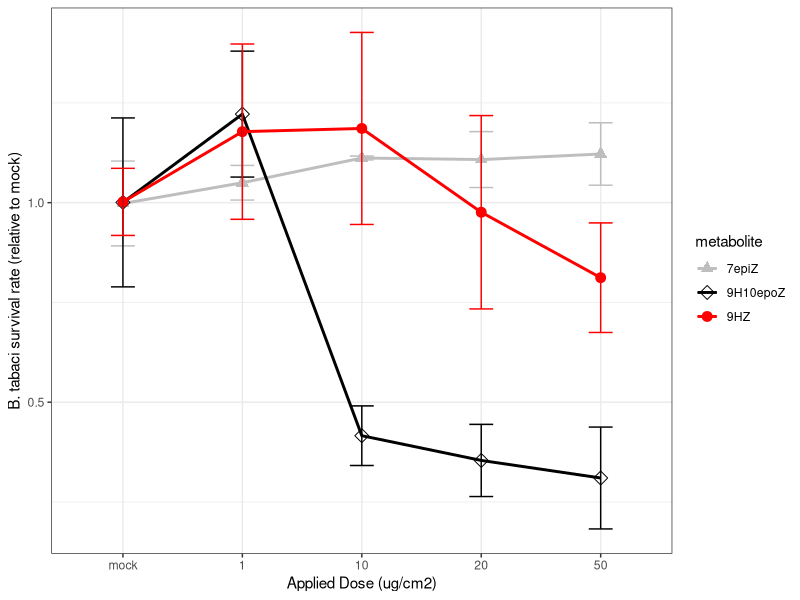

The R source for this figure:
library(tidyverse)

# Costum theme for plotting
my.theme = 
  theme(text = element_text(),
        axis.text.x = element_text(size = 8, angle = 0, colour = "black"), 
        strip.background = element_blank(),
        panel.grid.major = element_blank(),
        panel.grid.minor = element_blank(),
        panel.border = element_rect(),
        panel.background = element_rect(fill = NA, color = "black"),
        strip.text.x = element_text(size=8, colour = "black")
  )+
  theme_bw()

#############################
# Data import & subsetting  #
#############################

df = read.table(file = "Fig_6_toxicity_assay/wf_assays.txt", header = TRUE, check.names = FALSE, sep = "\t")

df.sub = df %>% select(metabolite, dose_ug_cm2, relative_survival_to_mock) #%>% filter(dose_ug_cm2 != "mock")

##########################
# Summarise data and plot#
##########################
p1 = 
df.sub %>%
  dplyr::group_by(metabolite, dose_ug_cm2) %>% summarize(mean_survival = mean(relative_survival_to_mock),
                                                         se = sd(relative_survival_to_mock)/sqrt(5)) %>%
  mutate(dose_ug_cm2 = fct_relevel(dose_ug_cm2, 
                            "mock", "1", "10", "20", "50")) %>%
  
  ggplot(., aes(x = dose_ug_cm2, y = mean_survival))+
    geom_line(aes(x = dose_ug_cm2, y = mean_survival, group = metabolite, color = metabolite), size = 1)+
    geom_point(aes(x = dose_ug_cm2, y = mean_survival, group = metabolite, color = metabolite, shape = metabolite), size = 3)+
  scale_colour_manual(values = c("7epiZ" = "grey", "9HZ" = "red", "9H10epoZ" = "black"))+
  scale_shape_manual(values = c("7epiZ" = 17, "9HZ" = 19, "9H10epoZ" = 5))+
    geom_errorbar(aes(x = dose_ug_cm2, 
                      ymin = mean_survival - se, 
                      ymax = mean_survival + se, 
                      group = metabolite,
                      color = metabolite),
                  width = 0.2)+
  labs(x = "Applied Dose (ug/cm2)", y = "B. tabaci survival rate (relative to mock)")+
  my.theme

ggsave(file = "Fig_6_toxicity_assay/plots/dose_assay_wf.pdf", plot = p1, width = 5, height = 4)

         
  